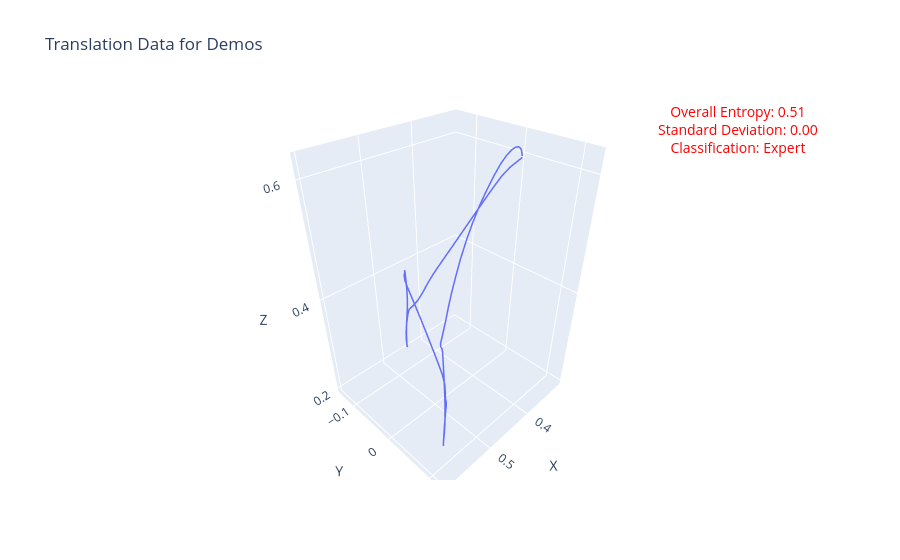

The cell this chart's notebook holds for it:
### Markdown cell above
## Putting It All Together



1. Loads the trajectories from an HDF5 file and computes the entropy separation and classification.
2. Segments each trajectory using the MDL segmentation function.
3. Clusters all segments using DBSCAN with the custom distance measure.
4. For each cluster, computes a representative trajectory.

### Code cell
def full_pipeline(hdf5_file_path):
    # --- Entropy Separation Phase ---
    print("Running entropy separation...")
    trajectories = entropy_pipeline(hdf5_file_path)  
    
    # --- Segmentation Phase ---
    print("Segmenting trajectories...")
    segments = segment_all_trajectories(trajectories, threshold=0.05)
    print(f"Total segments obtained: {len(segments)}")
    
    # --- Clustering Phase ---
    print("Clustering segments...")
    labels, seg_vectors = cluster_segments(segments, eps=0.5, min_samples=3)
    
    # Organize segments by cluster label
    cluster_dict = {}
    for label, seg in zip(labels, segments):
        if label == -1:  # Noise
            continue
        cluster_dict.setdefault(label, []).append(seg)
    
    print(f"Found {len(cluster_dict)} clusters.")
    
    # Compute representative trajectory for each cluster
    rep_trajectories = {}
    for label, segs in cluster_dict.items():
        rep_traj = representative_trajectory(segs)
        rep_trajectories[label] = rep_traj
        print(f"Cluster {label}: Representative trajectory from {rep_traj[0]} to {rep_traj[1]}")
    

    fig = go.Figure()
    
    # Plot all segments colored by cluster
    colors = ['red', 'green', 'blue', 'orange', 'purple', 'cyan', 'magenta']
    for label, segs in cluster_dict.items():
        for seg in segs:
            fig.add_trace(go.Scatter3d(
                x=seg[:, 0], y=seg[:, 1], z=seg[:, 2],
                mode='lines',
                line=dict(color=colors[label % len(colors)], width=2),
                showlegend=False
            ))
    
    # Plot representative trajectories
    for label, rep in rep_trajectories.items():
        fig.add_trace(go.Scatter3d(
            x=rep[:, 0], y=rep[:, 1], z=rep[:, 2],
            mode='lines+markers',
            line=dict(color='black', width=4),
            name=f'Cluster {label} Rep'
        ))
    
    fig.update_layout(
        title='Clustered Trajectory Segments',
        scene=dict(xaxis_title='X', yaxis_title='Y', zaxis_title='Z')
    )
    fig.show()

#  set your HDF5 file path
full_pipeline('../../expert_demos.hdf5')

### Figure 1 — Plotly figure (JSON) as saved in the notebook; plotly's stock layout.template omitted (floating-point values rounded to 4 significant figures)
{"data": [{"line": {"width": 3}, "mode": "lines", "name": "Demo demo_0 (Entropy: 0.51)", "type": "scatter3d", "x": [0.3097, 0.3097, 0.3097, 0.3102, 0.3141, 0.3213, 0.3292, 0.3376, 0.346, 0.3547, 0.3633, 0.3719, 0.3806, 0.3893, 0.398, 0.4067, 0.4143, 0.4209, 0.427, 0.433, 0.4375, 0.4382, 0.4386, 0.4399, 0.4417, 0.4438, 0.4456, 0.4463, 0.4461, 0.4456, 0.4451, 0.4452, 0.4454, 0.4458, 0.4459, 0.4454, 0.4446, 0.4431, 0.4412, 0.4397, 0.4389, 0.4387, 0.4391, 0.4396, 0.44, 0.4404, 0.4409, 0.4446, 0.4524, 0.4616, 0.4713, 0.4813, 0.4913, 0.5013, 0.5112, 0.5214, 0.5317, 0.5421, 0.5526, 0.563, 0.5731, 0.5825, 0.5882, 0.5891, 0.5891, 0.5896, 0.5911, 0.593, 0.5947, 0.596, 0.5969, 0.5973, 0.5971, 0.5972, 0.5973, 0.5964, 0.5947, 0.5933, 0.5926, 0.5923, 0.5926, 0.5932, 0.594, 0.5949, 0.5957, 0.5963, 0.597, 0.597, 0.595, 0.5906, 0.5838, 0.5755, 0.5658, 0.555, 0.5424, 0.5283, 0.5123, 0.4946, 0.4763, 0.457, 0.4372, 0.4171, 0.3977, 0.3799, 0.364, 0.3502, 0.3384, 0.3288, 0.3209, 0.3152], "y": [0.002891, 0.002889, 0.002891, 0.001953, -0.002719, -0.01022, -0.01856, -0.02739, -0.03614, -0.04478, -0.05353, -0.06204, -0.07067, -0.07923, -0.08779, -0.09641, -0.1049, -0.1128, -0.1206, -0.1283, -0.1338, -0.135, -0.1356, -0.1365, -0.1373, -0.1383, -0.139, -0.1393, -0.1392, -0.139, -0.1389, -0.1389, -0.1389, -0.139, -0.139, -0.1388, -0.1386, -0.1381, -0.1375, -0.137, -0.1367, -0.1366, -0.1367, -0.1369, -0.1369, -0.137, -0.1365, -0.1323, -0.1243, -0.1112, -0.09341, -0.07354, -0.05363, -0.0334, -0.01348, 0.006581, 0.02645, 0.04668, 0.06663, 0.08594, 0.1012, 0.1118, 0.1177, 0.1195, 0.12, 0.1204, 0.1207, 0.1211, 0.1215, 0.1218, 0.1219, 0.122, 0.122, 0.122, 0.122, 0.1219, 0.1215, 0.1213, 0.1211, 0.1211, 0.1211, 0.1212, 0.1214, 0.1216, 0.1217, 0.1219, 0.122, 0.1215, 0.1171, 0.1126, 0.1078, 0.1025, 0.09658, 0.08999, 0.08307, 0.07615, 0.069, 0.06213, 0.05575, 0.04937, 0.04358, 0.03802, 0.03266, 0.02804, 0.02384, 0.01985, 0.01643, 0.01321, 0.009915, 0.007131], "z": [0.5944, 0.5944, 0.5944, 0.5932, 0.5877, 0.5784, 0.5643, 0.5454, 0.5254, 0.5052, 0.4847, 0.4644, 0.4439, 0.4237, 0.4035, 0.383, 0.3612, 0.339, 0.3202, 0.3066, 0.2983, 0.2956, 0.2929, 0.2865, 0.276, 0.2609, 0.2426, 0.2267, 0.2146, 0.2066, 0.2035, 0.2025, 0.2035, 0.208, 0.2173, 0.2317, 0.2503, 0.2687, 0.2863, 0.3041, 0.3217, 0.3409, 0.3585, 0.372, 0.3809, 0.3852, 0.3857, 0.3854, 0.3855, 0.3858, 0.3855, 0.3846, 0.3834, 0.3817, 0.3798, 0.3781, 0.3766, 0.3752, 0.3738, 0.3725, 0.3711, 0.3695, 0.368, 0.3673, 0.3643, 0.3574, 0.347, 0.332, 0.3148, 0.3008, 0.2909, 0.2851, 0.2817, 0.2827, 0.2868, 0.2945, 0.3064, 0.3222, 0.3391, 0.3567, 0.3755, 0.3949, 0.4151, 0.4343, 0.4491, 0.4591, 0.4642, 0.4651, 0.4648, 0.4646, 0.4656, 0.4699, 0.477, 0.4868, 0.4988, 0.5129, 0.5295, 0.5469, 0.5633, 0.5786, 0.5924, 0.6051, 0.6151, 0.6213, 0.624, 0.6237, 0.6207, 0.6152, 0.6071, 0.5992]}], "layout": {"annotations": [{"font": {"color": "red", "size": 14}, "showarrow": false, "text": "Overall Entropy: 0.51<br>Standard Deviation: 0.00<br>Classification: Expert", "x": 1, "xref": "paper", "y": 1, "yref": "paper"}], "scene": {"xaxis": {"title": {"text": "X"}}, "yaxis": {"title": {"text": "Y"}}, "zaxis": {"title": {"text": "Z"}}}, "title": {"text": "Translation Data for Demos"}}}
